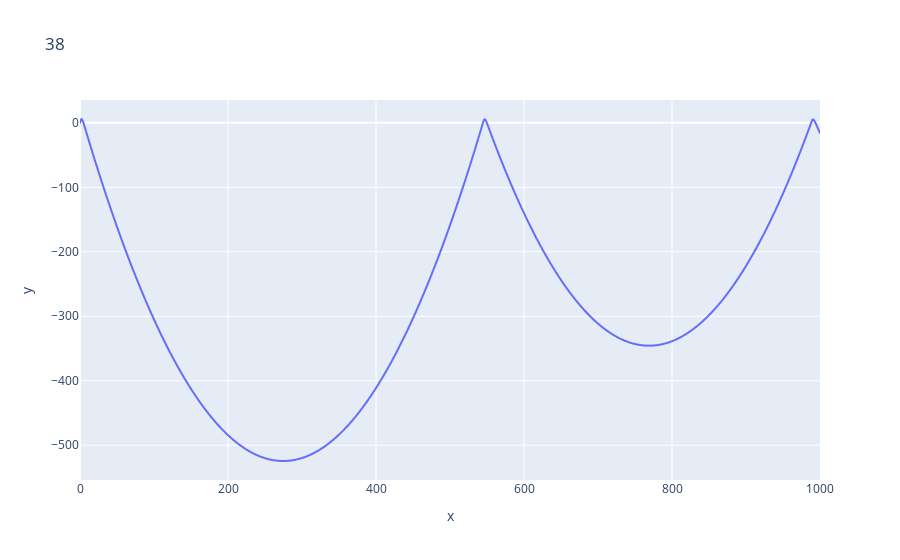
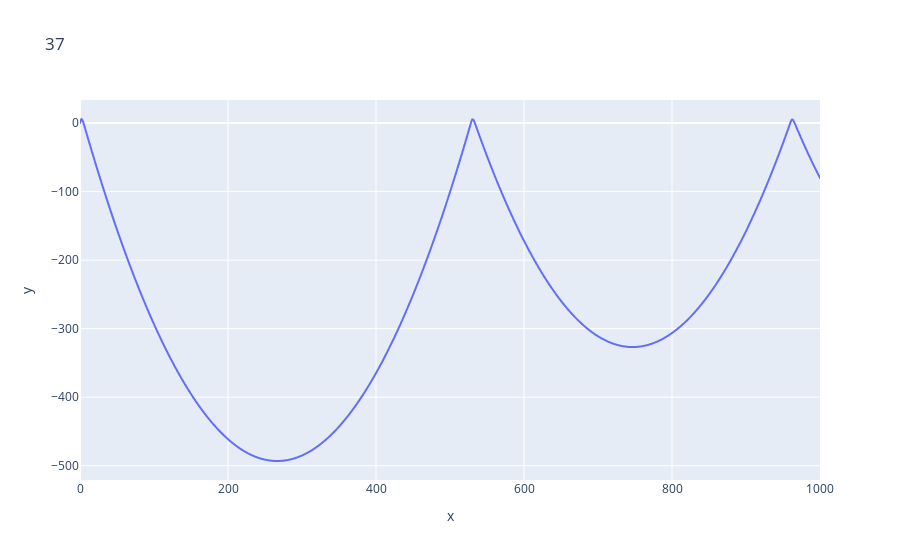
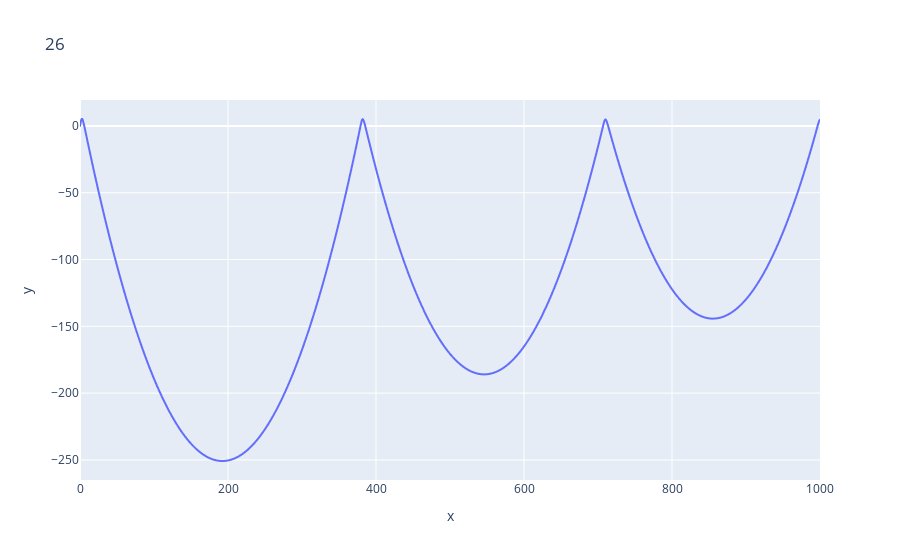
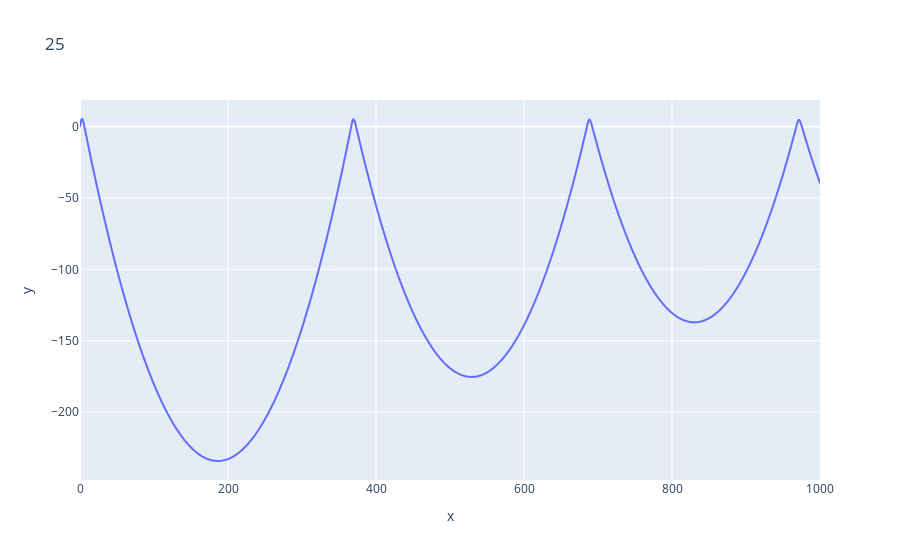

Here is the notebook cell these charts were saved with, in order:
### Code cell
for alpha in ans:
    px.line(y=calc_bdf(0, 120, np.array((0, alpha)), 1000, f_calc_d1)[1][:, 0], title=str(alpha)).show()

### Figure 1 — Plotly figure (JSON) as saved in the notebook; plotly's stock layout.template omitted (floating-point values rounded to 4 significant figures; data arrays with more than 128 entries replaced by an {"elided": "..."} marker saying what was removed)
{"data": [{"hovertemplate": "x=%{x}<br>y=%{y}<extra></extra>", "legendgroup": "", "line": {"color": "#636efa", "dash": "solid"}, "marker": {"symbol": "circle"}, "mode": "lines", "name": "", "showlegend": false, "type": "scattergl", "x": {"elided": "1001 int values"}, "xaxis": "x", "y": {"elided": "1001 float values"}, "yaxis": "y"}], "layout": {"legend": {"tracegroupgap": 0}, "title": {"text": "38"}, "xaxis": {"anchor": "y", "domain": [0, 1], "title": {"text": "x"}}, "yaxis": {"anchor": "x", "domain": [0, 1], "title": {"text": "y"}}}}

### Figure 2 — Plotly figure (JSON) as saved in the notebook; plotly's stock layout.template omitted (floating-point values rounded to 4 significant figures; data arrays with more than 128 entries replaced by an {"elided": "..."} marker saying what was removed)
{"data": [{"hovertemplate": "x=%{x}<br>y=%{y}<extra></extra>", "legendgroup": "", "line": {"color": "#636efa", "dash": "solid"}, "marker": {"symbol": "circle"}, "mode": "lines", "name": "", "showlegend": false, "type": "scattergl", "x": {"elided": "1001 int values"}, "xaxis": "x", "y": {"elided": "1001 float values"}, "yaxis": "y"}], "layout": {"legend": {"tracegroupgap": 0}, "title": {"text": "37"}, "xaxis": {"anchor": "y", "domain": [0, 1], "title": {"text": "x"}}, "yaxis": {"anchor": "x", "domain": [0, 1], "title": {"text": "y"}}}}

### Figure 3 — Plotly figure (JSON) as saved in the notebook; plotly's stock layout.template omitted (floating-point values rounded to 4 significant figures; data arrays with more than 128 entries replaced by an {"elided": "..."} marker saying what was removed)
{"data": [{"hovertemplate": "x=%{x}<br>y=%{y}<extra></extra>", "legendgroup": "", "line": {"color": "#636efa", "dash": "solid"}, "marker": {"symbol": "circle"}, "mode": "lines", "name": "", "showlegend": false, "type": "scattergl", "x": {"elided": "1001 int values"}, "xaxis": "x", "y": {"elided": "1001 float values"}, "yaxis": "y"}], "layout": {"legend": {"tracegroupgap": 0}, "title": {"text": "26"}, "xaxis": {"anchor": "y", "domain": [0, 1], "title": {"text": "x"}}, "yaxis": {"anchor": "x", "domain": [0, 1], "title": {"text": "y"}}}}

### Figure 4 — Plotly figure (JSON) as saved in the notebook; plotly's stock layout.template omitted (floating-point values rounded to 4 significant figures; data arrays with more than 128 entries replaced by an {"elided": "..."} marker saying what was removed)
{"data": [{"hovertemplate": "x=%{x}<br>y=%{y}<extra></extra>", "legendgroup": "", "line": {"color": "#636efa", "dash": "solid"}, "marker": {"symbol": "circle"}, "mode": "lines", "name": "", "showlegend": false, "type": "scattergl", "x": {"elided": "1001 int values"}, "xaxis": "x", "y": {"elided": "1001 float values"}, "yaxis": "y"}], "layout": {"legend": {"tracegroupgap": 0}, "title": {"text": "25"}, "xaxis": {"anchor": "y", "domain": [0, 1], "title": {"text": "x"}}, "yaxis": {"anchor": "x", "domain": [0, 1], "title": {"text": "y"}}}}
